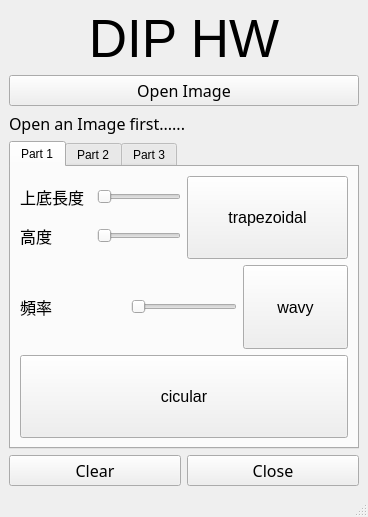
<?xml version="1.0" encoding="UTF-8"?>
<ui version="4.0">
 <class>diphw</class>
 <widget class="QMainWindow" name="diphw">
  <property name="enabled">
   <bool>true</bool>
  </property>
  <property name="geometry">
   <rect>
    <x>0</x>
    <y>0</y>
    <width>368</width>
    <height>517</height>
   </rect>
  </property>
  <property name="sizePolicy">
   <sizepolicy hsizetype="Preferred" vsizetype="Preferred">
    <horstretch>0</horstretch>
    <verstretch>0</verstretch>
   </sizepolicy>
  </property>
  <property name="windowTitle">
   <string>diphw</string>
  </property>
  <property name="animated">
   <bool>true</bool>
  </property>
  <widget class="QWidget" name="centralwidget">
   <property name="enabled">
    <bool>true</bool>
   </property>
   <property name="sizePolicy">
    <sizepolicy hsizetype="Preferred" vsizetype="Preferred">
     <horstretch>0</horstretch>
     <verstretch>0</verstretch>
    </sizepolicy>
   </property>
   <layout class="QVBoxLayout" name="verticalLayout_6">
    <item>
     <widget class="QLabel" name="titile">
      <property name="font">
       <font>
        <pointsize>40</pointsize>
        <weight>50</weight>
        <bold>false</bold>
       </font>
      </property>
      <property name="text">
       <string>DIP HW</string>
      </property>
      <property name="alignment">
       <set>Qt::AlignCenter</set>
      </property>
     </widget>
    </item>
    <item>
     <widget class="QPushButton" name="openButton">
      <property name="sizePolicy">
       <sizepolicy hsizetype="Minimum" vsizetype="Preferred">
        <horstretch>0</horstretch>
        <verstretch>0</verstretch>
       </sizepolicy>
      </property>
      <property name="minimumSize">
       <size>
        <width>0</width>
        <height>0</height>
       </size>
      </property>
      <property name="maximumSize">
       <size>
        <width>16777215</width>
        <height>60</height>
       </size>
      </property>
      <property name="font">
       <font>
        <family>Fira Code</family>
        <pointsize>12</pointsize>
       </font>
      </property>
      <property name="text">
       <string>Open Image</string>
      </property>
     </widget>
    </item>
    <item>
     <widget class="QLabel" name="infolabel">
      <property name="font">
       <font>
        <family>Fira Code</family>
        <pointsize>12</pointsize>
       </font>
      </property>
      <property name="text">
       <string>Open an Image first......</string>
      </property>
     </widget>
    </item>
    <item>
     <widget class="QTabWidget" name="tabWidget">
      <property name="currentIndex">
       <number>0</number>
      </property>
      <widget class="QWidget" name="tab">
       <attribute name="title">
        <string>Part 1</string>
       </attribute>
       <layout class="QVBoxLayout" name="verticalLayout_2">
        <item>
         <layout class="QHBoxLayout" name="horizontalLayout_4">
          <item>
           <layout class="QVBoxLayout" name="verticalLayout">
            <item>
             <layout class="QHBoxLayout" name="horizontalLayout">
              <item>
               <widget class="QLabel" name="label">
                <property name="sizePolicy">
                 <sizepolicy hsizetype="Preferred" vsizetype="Preferred">
                  <horstretch>0</horstretch>
                  <verstretch>0</verstretch>
                 </sizepolicy>
                </property>
                <property name="font">
                 <font>
                  <pointsize>12</pointsize>
                 </font>
                </property>
                <property name="text">
                 <string>上底長度</string>
                </property>
                <property name="alignment">
                 <set>Qt::AlignLeading|Qt::AlignLeft|Qt::AlignVCenter</set>
                </property>
               </widget>
              </item>
              <item>
               <widget class="QSlider" name="widthSlider">
                <property name="sizePolicy">
                 <sizepolicy hsizetype="Preferred" vsizetype="Fixed">
                  <horstretch>0</horstretch>
                  <verstretch>0</verstretch>
                 </sizepolicy>
                </property>
                <property name="maximum">
                 <number>50</number>
                </property>
                <property name="orientation">
                 <enum>Qt::Horizontal</enum>
                </property>
               </widget>
              </item>
             </layout>
            </item>
            <item>
             <layout class="QHBoxLayout" name="horizontalLayout_3">
              <item>
               <widget class="QLabel" name="label_2">
                <property name="sizePolicy">
                 <sizepolicy hsizetype="Preferred" vsizetype="Preferred">
                  <horstretch>0</horstretch>
                  <verstretch>0</verstretch>
                 </sizepolicy>
                </property>
                <property name="font">
                 <font>
                  <pointsize>12</pointsize>
                 </font>
                </property>
                <property name="text">
                 <string>高度</string>
                </property>
                <property name="alignment">
                 <set>Qt::AlignLeading|Qt::AlignLeft|Qt::AlignVCenter</set>
                </property>
               </widget>
              </item>
              <item>
               <widget class="QSlider" name="highSlider">
                <property name="sizePolicy">
                 <sizepolicy hsizetype="Preferred" vsizetype="Fixed">
                  <horstretch>0</horstretch>
                  <verstretch>0</verstretch>
                 </sizepolicy>
                </property>
                <property name="maximum">
                 <number>50</number>
                </property>
                <property name="orientation">
                 <enum>Qt::Horizontal</enum>
                </property>
               </widget>
              </item>
             </layout>
            </item>
           </layout>
          </item>
          <item>
           <widget class="QPushButton" name="trapButton">
            <property name="sizePolicy">
             <sizepolicy hsizetype="Minimum" vsizetype="Preferred">
              <horstretch>0</horstretch>
              <verstretch>0</verstretch>
             </sizepolicy>
            </property>
            <property name="font">
             <font>
              <pointsize>12</pointsize>
             </font>
            </property>
            <property name="text">
             <string>trapezoidal</string>
            </property>
           </widget>
          </item>
         </layout>
        </item>
        <item>
         <layout class="QHBoxLayout" name="horizontalLayout_5">
          <item>
           <widget class="QLabel" name="label_3">
            <property name="sizePolicy">
             <sizepolicy hsizetype="Preferred" vsizetype="Preferred">
              <horstretch>0</horstretch>
              <verstretch>0</verstretch>
             </sizepolicy>
            </property>
            <property name="font">
             <font>
              <pointsize>12</pointsize>
             </font>
            </property>
            <property name="text">
             <string>頻率</string>
            </property>
            <property name="alignment">
             <set>Qt::AlignLeading|Qt::AlignLeft|Qt::AlignVCenter</set>
            </property>
           </widget>
          </item>
          <item>
           <widget class="QSlider" name="freqSlider">
            <property name="sizePolicy">
             <sizepolicy hsizetype="Preferred" vsizetype="Fixed">
              <horstretch>0</horstretch>
              <verstretch>0</verstretch>
             </sizepolicy>
            </property>
            <property name="minimum">
             <number>1</number>
            </property>
            <property name="maximum">
             <number>150</number>
            </property>
            <property name="orientation">
             <enum>Qt::Horizontal</enum>
            </property>
           </widget>
          </item>
          <item>
           <widget class="QPushButton" name="wavyButton">
            <property name="sizePolicy">
             <sizepolicy hsizetype="Minimum" vsizetype="Preferred">
              <horstretch>0</horstretch>
              <verstretch>0</verstretch>
             </sizepolicy>
            </property>
            <property name="font">
             <font>
              <pointsize>12</pointsize>
             </font>
            </property>
            <property name="text">
             <string>wavy</string>
            </property>
           </widget>
          </item>
         </layout>
        </item>
        <item>
         <widget class="QPushButton" name="circularButton">
          <property name="sizePolicy">
           <sizepolicy hsizetype="Minimum" vsizetype="Preferred">
            <horstretch>0</horstretch>
            <verstretch>0</verstretch>
           </sizepolicy>
          </property>
          <property name="font">
           <font>
            <pointsize>12</pointsize>
           </font>
          </property>
          <property name="text">
           <string>cicular</string>
          </property>
         </widget>
        </item>
       </layout>
      </widget>
      <widget class="QWidget" name="tab_2">
       <attribute name="title">
        <string>Part 2</string>
       </attribute>
      </widget>
      <widget class="QWidget" name="tab_3">
       <attribute name="title">
        <string>Part 3</string>
       </attribute>
      </widget>
     </widget>
    </item>
    <item>
     <layout class="QHBoxLayout" name="horizontalLayout_2">
      <item>
       <widget class="QPushButton" name="closeImgButton">
        <property name="sizePolicy">
         <sizepolicy hsizetype="Minimum" vsizetype="Preferred">
          <horstretch>0</horstretch>
          <verstretch>0</verstretch>
         </sizepolicy>
        </property>
        <property name="maximumSize">
         <size>
          <width>16777215</width>
          <height>45</height>
         </size>
        </property>
        <property name="font">
         <font>
          <family>Fira Code</family>
          <pointsize>12</pointsize>
         </font>
        </property>
        <property name="text">
         <string>Clear</string>
        </property>
       </widget>
      </item>
      <item>
       <widget class="QPushButton" name="exitButton">
        <property name="sizePolicy">
         <sizepolicy hsizetype="Minimum" vsizetype="Preferred">
          <horstretch>0</horstretch>
          <verstretch>0</verstretch>
         </sizepolicy>
        </property>
        <property name="maximumSize">
         <size>
          <width>16777215</width>
          <height>45</height>
         </size>
        </property>
        <property name="font">
         <font>
          <family>Fira Code</family>
          <pointsize>12</pointsize>
         </font>
        </property>
        <property name="text">
         <string>Close</string>
        </property>
       </widget>
      </item>
     </layout>
    </item>
   </layout>
  </widget>
  <widget class="QMenuBar" name="menubar">
   <property name="geometry">
    <rect>
     <x>0</x>
     <y>0</y>
     <width>368</width>
     <height>21</height>
    </rect>
   </property>
  </widget>
  <widget class="QStatusBar" name="statusbar"/>
 </widget>
 <resources/>
 <connections/>
</ui>
